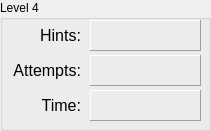
     <widget class="QGroupBox" name="groupLevel4">
      <property name="geometry">
       <rect>
        <x>10</x>
        <y>410</y>
        <width>211</width>
        <height>131</height>
       </rect>
      </property>
      <property name="title">
       <string>Level 4</string>
      </property>
      <widget class="QLabel" name="lblHintsLevel4">
       <property name="geometry">
        <rect>
         <x>90</x>
         <y>20</y>
         <width>111</width>
         <height>31</height>
        </rect>
       </property>
       <property name="frameShape">
        <enum>QFrame::Panel</enum>
       </property>
       <property name="frameShadow">
        <enum>QFrame::Raised</enum>
       </property>
       <property name="text">
        <string/>
       </property>
      </widget>
      <widget class="QLabel" name="label_86">
       <property name="geometry">
        <rect>
         <x>0</x>
         <y>60</y>
         <width>81</width>
         <height>21</height>
        </rect>
       </property>
       <property name="font">
        <font>
         <pointsize>12</pointsize>
        </font>
       </property>
       <property name="layoutDirection">
        <enum>Qt::LeftToRight</enum>
       </property>
       <property name="text">
        <string>Attempts:</string>
       </property>
       <property name="alignment">
        <set>Qt::AlignRight|Qt::AlignTrailing|Qt::AlignVCenter</set>
       </property>
      </widget>
      <widget class="QLabel" name="lblTimeLevel4">
       <property name="geometry">
        <rect>
         <x>90</x>
         <y>90</y>
         <width>111</width>
         <height>31</height>
        </rect>
       </property>
       <property name="frameShape">
        <enum>QFrame::Panel</enum>
       </property>
       <property name="frameShadow">
        <enum>QFrame::Raised</enum>
       </property>
       <property name="text">
        <string/>
       </property>
      </widget>
      <widget class="QLabel" name="lblAttemptsLevel4">
       <property name="geometry">
        <rect>
         <x>90</x>
         <y>55</y>
         <width>111</width>
         <height>31</height>
        </rect>
       </property>
       <property name="frameShape">
        <enum>QFrame::Panel</enum>
       </property>
       <property name="frameShadow">
        <enum>QFrame::Raised</enum>
       </property>
       <property name="text">
        <string/>
       </property>
      </widget>
      <widget class="QLabel" name="label_89">
       <property name="geometry">
        <rect>
         <x>10</x>
         <y>25</y>
         <width>71</width>
         <height>21</height>
        </rect>
       </property>
       <property name="font">
        <font>
         <pointsize>12</pointsize>
        </font>
       </property>
       <property name="layoutDirection">
        <enum>Qt::LeftToRight</enum>
       </property>
       <property name="text">
        <string>Hints:</string>
       </property>
       <property name="alignment">
        <set>Qt::AlignRight|Qt::AlignTrailing|Qt::AlignVCenter</set>
       </property>
      </widget>
      <widget class="QLabel" name="label_90">
       <property name="geometry">
        <rect>
         <x>10</x>
         <y>90</y>
         <width>71</width>
         <height>31</height>
        </rect>
       </property>
       <property name="font">
        <font>
         <pointsize>12</pointsize>
        </font>
       </property>
       <property name="layoutDirection">
        <enum>Qt::LeftToRight</enum>
       </property>
       <property name="text">
        <string>Time:</string>
       </property>
       <property name="alignment">
        <set>Qt::AlignRight|Qt::AlignTrailing|Qt::AlignVCenter</set>
       </property>
      </widget>
     </widget>
